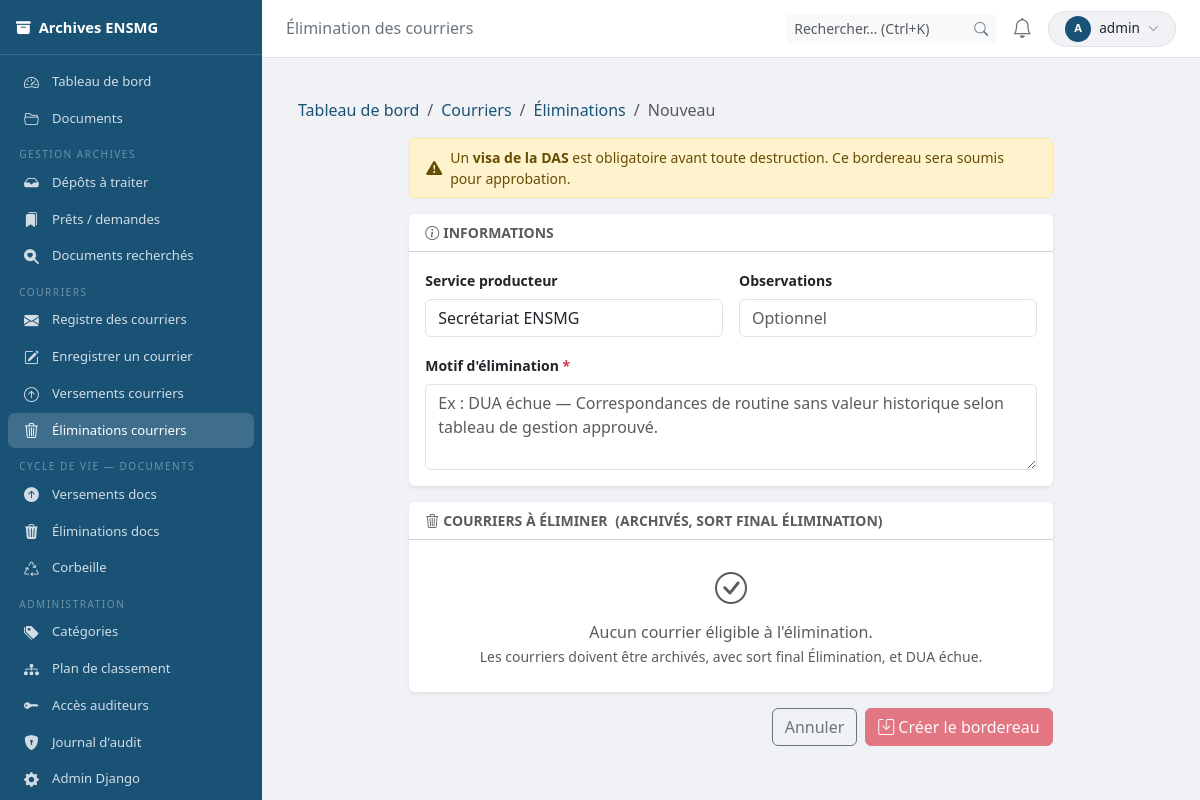
Page /courriers/eliminations/nouveau/ (signed in) on the earlier database version.
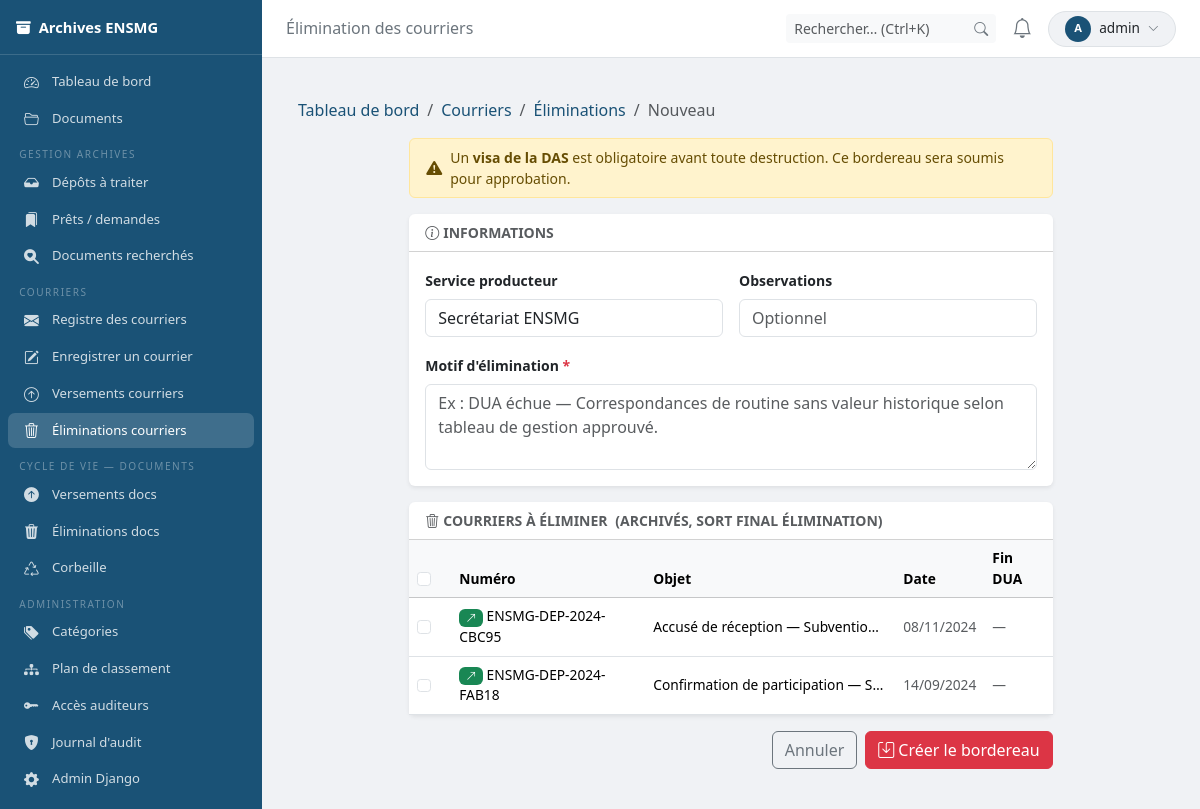
Same page on the later database version.
### archives/models.py (models this page shows, shortened)
class Courrier(models.Model):
    class Sens(models.TextChoices):
        ARRIVEE = 'ARRIVEE', 'Arrivée'
        DEPART  = 'DEPART',  'Départ'
    class Statut(models.TextChoices):
        ENREGISTRE    = 'ENREGISTRE',    'Enregistré'
        EN_TRAITEMENT = 'EN_TRAITEMENT', 'En traitement'
        TRAITE        = 'TRAITE',        'Traité'
        ARCHIVE       = 'ARCHIVE',       'Archivé'
        VERSE         = 'VERSE',         'Versé aux Archives nationales'
        ELIMINE       = 'ELIMINE',       'Éliminé'
    class Confidentialite(models.TextChoices):
        PUBLIC       = 'PUBLIC',       'Public'
        INTERNE      = 'INTERNE',      'Usage interne'
        CONFIDENTIEL = 'CONFIDENTIEL', 'Confidentiel'
    class SortFinal(models.TextChoices):
        CONSERVATION = 'CONSERVATION', 'Conservation définitive'
        ELIMINATION  = 'ELIMINATION',  'Élimination'
        TRI          = 'TRI',          'Tri'
        EN_ATTENTE   = 'EN_ATTENTE',   'En attente de décision'
    numero_enregistrement = models.CharField(
        max_length=40, unique=True, editable=False,
        verbose_name='Numéro d\'enregistrement',
        help_text='Format : ENSMG-ARR-AAAA-XXXXX ou ENSMG-DEP-AAAA-XXXXX',
        db_index=True,
    )
    sens              = models.CharField(max_length=10, choices=Sens.choices, verbose_name='Sens', db_index=True)
    objet             = models.CharField(max_length=500, verbose_name='Objet')
    date_courrier     = models.DateField(verbose_name='Date du courrier')
    date_enregistrement = models.DateTimeField(auto_now_add=True, verbose_name='Date d\'enregistrement', db_index=True)
    reference_expediteur = models.CharField(max_length=100, blank=True, verbose_name='Référence expéditeur',
                                             help_text='Référence figurant sur le document original')
    expediteur        = models.CharField(max_length=300, verbose_name='Expéditeur')
    destinataire      = models.CharField(max_length=300, verbose_name='Destinataire')
    service_interne   = models.CharField(max_length=200, blank=True, verbose_name='Service interne concerné',
                                          help_text='Service ENSMG destinataire (arrivée) ou expéditeur (départ)')
    ampliation        = models.TextField(blank=True, verbose_name='Ampliation',
                                          help_text='Services mis en copie, séparés par des virgules')
    instructions      = models.TextField(blank=True, verbose_name='Instructions de traitement')
    description       = models.TextField(blank=True, verbose_name='Description / Résumé')
    mots_cles         = models.TextField(blank=True, verbose_name='Mots-clés', help_text='Séparés par des virgules')
    en_reponse_a = models.ForeignKey(
        'self',
        null=True, blank=True,
        on_delete=models.SET_NULL,
        related_name='reponses',
        limit_choices_to={'sens': 'ARRIVEE'},
        verbose_name='En réponse au courrier arrivée',
        help_text='Renseigner uniquement pour un courrier DÉPART qui répond à un courrier ARRIVÉE',
    )
    delai_reponse = models.DateField(
        null=True, blank=True,
        verbose_name='Délai de réponse',
        help_text='Date limite de réponse attendue (courrier arrivée uniquement)',
    )
    accuse_reception = models.BooleanField(
        default=False,
        verbose_name='Accusé de réception envoyé',
    )
    fichier              = models.FileField(upload_to='courriers/%Y/%m/', null=True, blank=True, verbose_name='Fichier numérique (scan)')
    nom_fichier_original = models.CharField(max_length=255, blank=True, verbose_name='Nom du fichier original')
    taille_fichier       = models.BigIntegerField(null=True, blank=True, verbose_name='Taille (octets)')
    empreinte_sha256     = models.CharField(max_length=64, blank=True, verbose_name='Empreinte SHA-256')
    localisation_physique = models.CharField(
        max_length=300, blank=True,
        verbose_name='Localisation physique',
        help_text='Ex : Classeur n°3, Registre 2026, Intercalaire Mai',
    )
    statut          = models.CharField(max_length=20, choices=Statut.choices, default=Statut.ENREGISTRE, verbose_name='Statut', db_index=True)
    confidentialite = models.CharField(max_length=20, choices=Confidentialite.choices, default=Confidentialite.INTERNE, verbose_name='Confidentialité')
    tableau_gestion = models.ForeignKey(
        TableauGestion,
        null=True, blank=True,
        on_delete=models.SET_NULL,
        verbose_name='Tableau de gestion (DUA)',
    )
    date_fin_dua = models.DateField(null=True, blank=True, verbose_name='Date de fin de DUA')
    sort_final   = models.CharField(max_length=20, choices=SortFinal.choices, default=SortFinal.EN_ATTENTE, verbose_name='Sort final')
    cree_par    = models.ForeignKey(
        settings.AUTH_USER_MODEL, on_delete=models.SET_NULL, null=True,
        related_name='courriers_crees', verbose_name='Enregistré par',
    )
    traite_par  = models.ForeignKey(
        settings.AUTH_USER_MODEL, on_delete=models.SET_NULL, null=True, blank=True,
        related_name='courriers_traites', verbose_name='Traité par',
    )
    date_traitement = models.DateTimeField(null=True, blank=True, verbose_name='Date de traitement')
    date_archivage  = models.DateTimeField(null=True, blank=True, verbose_name='Date d\'archivage')
    deleted_at = models.DateTimeField(
        null=True, blank=True,
        verbose_name='Mis en corbeille le',
        help_text='Suppression logique — purge automatique après 30 jours.',
    )
    class Meta:
        verbose_name        = 'Courrier'
        verbose_name_plural = 'Courriers'
        ordering            = ['-date_enregistrement']
        permissions         = [
            ('can_enregistrer_courrier', 'Peut enregistrer un courrier'),
            ('can_traiter_courrier',     'Peut traiter un courrier'),
            ('can_archiver_courrier',    'Peut archiver un courrier'),
            ('can_verse_courrier',       'Peut verser des courriers'),
            ('can_eliminer_courrier',    'Peut éliminer des courriers'),
        ]
    @property
    def est_en_fin_de_dua(self):
        if self.date_fin_dua:
            return timezone.now().date() >= self.date_fin_dua
        return False

### archives/views.py (the view, shortened to what this page needs)
# urls.py: path('courriers/eliminations/nouveau/', views.courrier_be_creer, name='courrier_be_creer'),
@login_required
def courrier_be_creer(request):
    if not _peut_gerer_bordereaux_courriers(request.user):
        raise PermissionDenied
    import datetime
    courriers_eligibles = Courrier.objects.filter(
        statut='ARCHIVE',
        sort_final='ELIMINATION',
        deleted_at__isnull=True,
    ).exclude(bordereaux_elimination__isnull=False)
    return render(request, 'archives/courriers/be_form.html', {
        **_notif_ctx(request),
        'courriers_eligibles': courriers_eligibles,
        'breadcrumb': [('Tableau de bord', 'archives:dashboard'),
                       ('Courriers', 'archives:courrier_liste'),
                       ('Éliminations', 'archives:courrier_be_liste'),
                       ('Nouveau', None)],
    })

### archives/permissions.py (called while the page is built)
def est_admin(user):
    return user.is_superuser or getattr(user, 'role', None) == CustomUser.Role.ADMIN

def est_archiviste(user):
    return getattr(user, 'role', None) == CustomUser.Role.ARCHIVISTE

def est_direction(user):
    return getattr(user, 'role', None) == CustomUser.Role.DIRECTION

### archives/views.py (called while the page is built)
def _notif_ctx(request):
    user = request.user
    notifs_non_lues = Notification.objects.filter(destinataire=user, lue=False)
    return {
        'nb_notifications': notifs_non_lues.count(),
        'notifs_recentes':  notifs_non_lues.select_related(
            'depot', 'document'
        ).order_by('-date_creation')[:6],
        'nb_messages_non_lus': MessageDestinataire.objects.filter(
            destinataire=user, lu=False, en_corbeille=False
        ).count(),
        'est_gestionnaire': est_archiviste(user) or est_admin(user),
        'est_direction':    est_direction(user),
        'est_admin':        est_admin(user),
        'theme': 'archiviste' if (est_archiviste(user) or est_admin(user)) else 'agent',
    }

def _peut_gerer_bordereaux_courriers(user):
    return est_archiviste(user) or est_admin(user)

### archives/templates/archives/courriers/be_form.html (shortened to what the changed rows need)
{% extends "archives/base.html" %}
{% block content %}
<div class="container-fluid py-3">
  {% include "archives/_breadcrumb.html" %}
  <div class="row justify-content-center">
    <div class="col-xl-9">
      <form method="post">
        <div class="card shadow-sm border-0 mb-3">
          <div class="card-body p-0">
            {% if courriers_eligibles %}
            <div class="table-responsive">
              <table class="table table-hover align-middle mb-0" style="font-size:.86rem;">
                <thead class="table-light">
                  <tr>
                    <th style="width:42px;"><input type="checkbox" id="select-all" class="form-check-input"></th>
                    <th>Numéro</th><th>Objet</th><th>Date</th><th>Fin DUA</th>
                  </tr>
                </thead>
                <tbody>
                  {% for c in courriers_eligibles %}
                  <tr>
                    <td><input type="checkbox" name="courriers" value="{{ c.pk }}" class="form-check-input courrier-cb"></td>
                    <td>
                      {% if c.sens == 'ARRIVEE' %}<span class="badge bg-primary"><i class="bi bi-arrow-down-left"></i></span>
                      {% else %}<span class="badge bg-success"><i class="bi bi-arrow-up-right"></i></span>{% endif %}
                      {{ c.numero_enregistrement }}
                    </td>
                    <td class="text-truncate" style="max-width:250px;">{{ c.objet }}</td>
                    <td class="text-muted text-nowrap">{{ c.date_courrier|date:"d/m/Y" }}</td>
                    <td class="text-muted text-nowrap {% if c.est_en_fin_de_dua %}text-danger fw-bold{% endif %}">
                      {{ c.date_fin_dua|date:"d/m/Y"|default:"—" }}
                    </td>
                  </tr>
                  {% endfor %}
                </tbody>
              </table>
            </div>
            {% else %}
            <div class="text-center py-4 text-muted">
              <i class="bi bi-check-circle" style="font-size:2rem;"></i>
              <p class="mt-2 mb-0">Aucun courrier éligible à l'élimination.<br>
              <small>Les courriers doivent être archivés, avec sort final Élimination, et DUA échue.</small></p>
            </div>
            {% endif %}
          </div>
        </div>
      </form>
    </div>
  </div>
</div>
{% endblock %}

Differences in the rows shown:
added Courrier: sens "DEPART" (drawn), numero_enregistrement "ENSMG-DEP-2024-CBC95", objet "Accusé de réception — Subventio…", date_courrier "08/11/2024", date_fin_dua "—"
added Courrier: sens "DEPART" (drawn), numero_enregistrement "ENSMG-DEP-2024-FAB18", objet "Confirmation de participation — S…", date_courrier "14/09/2024", date_fin_dua "—"
Other differences:
form field value: (not shown) → "☐"
text no longer shown: "Aucun courrier éligible à l'élimination. Les courriers doivent être archivés, avec sort final Élimination, et DUA échue."
text now shown: "Numéro Objet Date Fin DUA"
